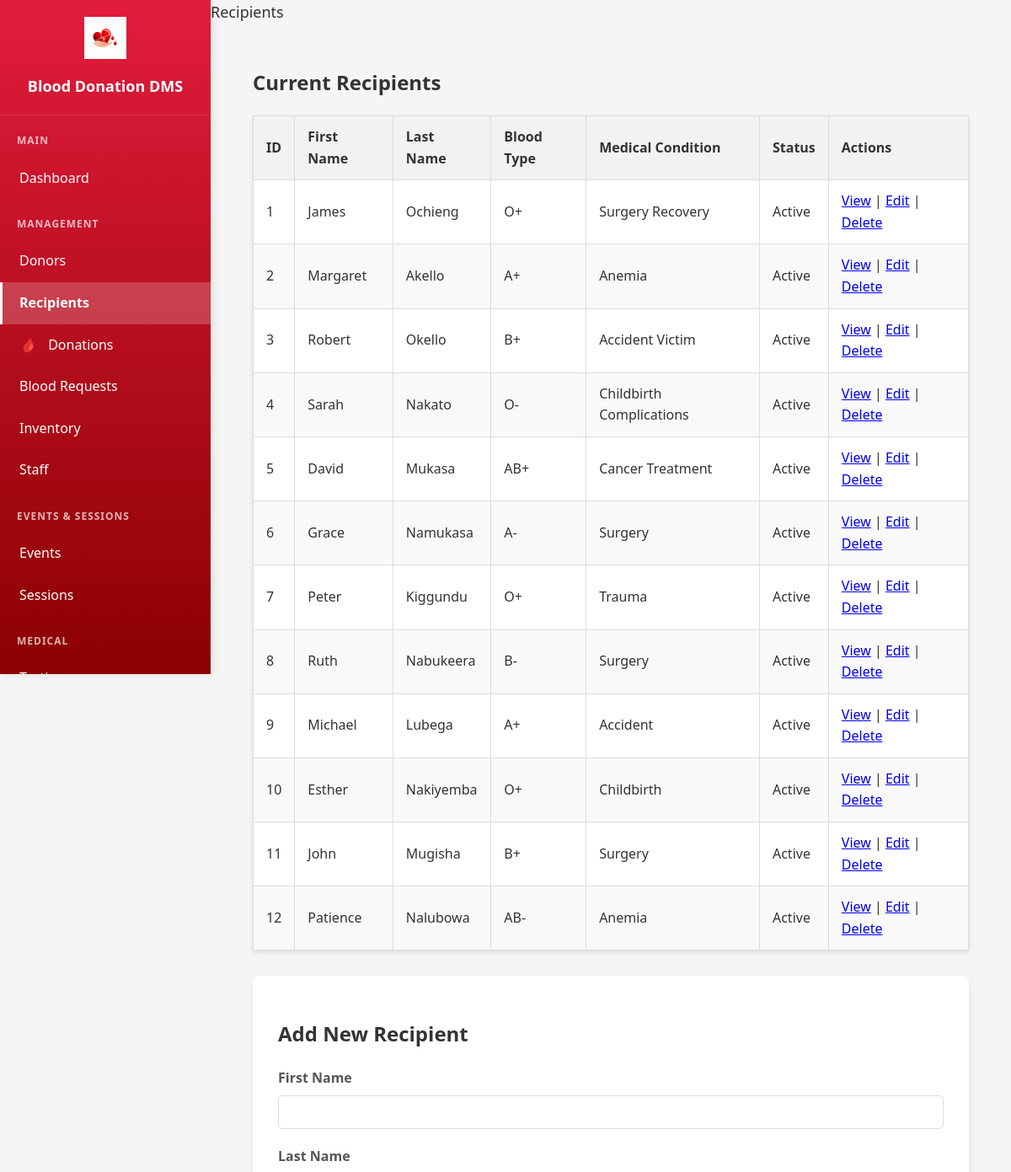
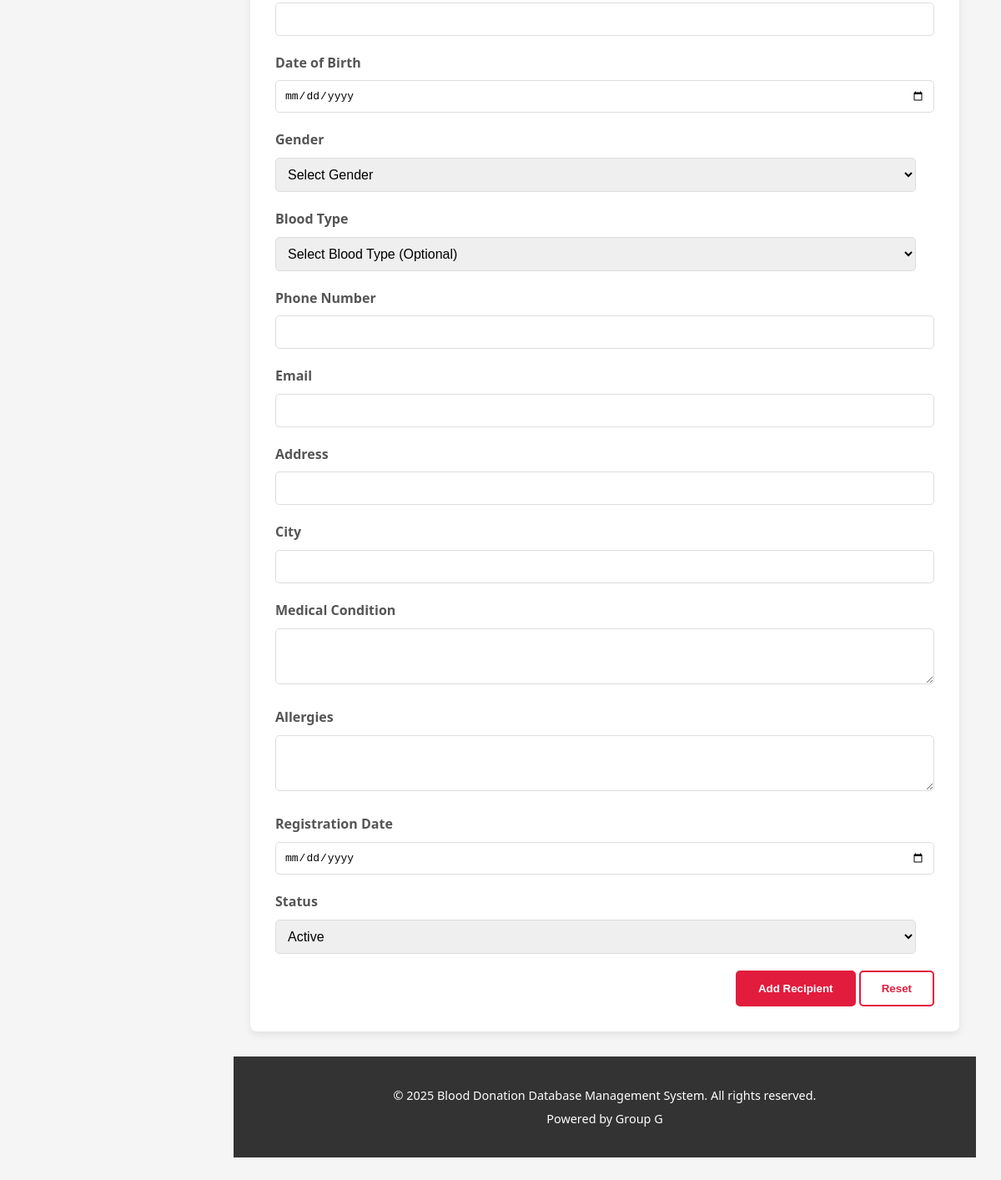
Page /recipients.php (signed in) on the committed database (2 pictures, top to bottom).
### tables this page shows
CREATE TABLE IF NOT EXISTS `recipient` (
  `recipient_id` int(10) unsigned NOT NULL AUTO_INCREMENT,
  `first_name` varchar(100) NOT NULL,
  `last_name` varchar(100) NOT NULL,
  `date_of_birth` date DEFAULT NULL,
  `gender` enum('Male','Female','Other') DEFAULT NULL,
  `blood_type` enum('O-','O+','A-','A+','B-','B+','AB-','AB+') NOT NULL,
  `phone_number` varchar(30) DEFAULT NULL,
  `email` varchar(255) DEFAULT NULL,
  `address` varchar(255) DEFAULT NULL,
  `city` varchar(100) DEFAULT NULL,
  `medical_condition` text,
  `allergies` text,
  `registration_date` date DEFAULT NULL,
  `status` enum('Active','Inactive') DEFAULT 'Active',
  PRIMARY KEY (`recipient_id`),
  UNIQUE KEY `uq_recipient_email` (`email`)
);

### recipients.php (the view, shortened to what this page needs)
<?php
require_once 'config.php';
$action = isset($_GET['action']) ? $_GET['action'] : 'list';
$editRecipient = null;
$sql = "SELECT recipient_id, first_name, last_name, blood_type, medical_condition, status FROM recipient";
$result = $conn->query($sql);
?>
<!DOCTYPE html>
<html lang="en">
<head>
    <link rel="stylesheet" href="style.css">
</head>
<body>
    <div class="dashboard-container">
        <div class="sidebar">
            <div class="sidebar-header">
                <img src="images/blood-drop-heart-logo.png" alt="Blood Donation Logo">
                <h2>Blood Donation DMS</h2>
            </div>
            <div class="sidebar-content">
                <nav class="sidebar-nav">
                    <div class="nav-section">
                        <div class="nav-section-title">Main</div>
                        <a href="index.php" class="nav-item">
                            Dashboard
                        </a>
                    </div>
                    <div class="nav-section">
                        <div class="nav-section-title">Management</div>
                        <a href="donors.php" class="nav-item">
                            Donors
                        </a>
                        <a href="recipients.php" class="nav-item active">
                            Recipients
                        </a>
                        <a href="donations.php" class="nav-item">
                            <i>🩸</i> Donations
                        </a>
                        <a href="requests.php" class="nav-item">
                            Blood Requests
                        </a>
                        <a href="inventory.php" class="nav-item">
                            Inventory
                        </a>
                        <a href="staff.php" class="nav-item">
                            Staff
                        </a>
                    </div>
                    <div class="nav-section">
                        <div class="nav-section-title">Events & Sessions</div>
                        <a href="events.php" class="nav-item">
                            Events
                        </a>
                        <a href="sessions.php" class="nav-item">
                            Sessions
                        </a>
                    </div>
                    <div class="nav-section">
                        <div class="nav-section-title">Medical</div>
                        <a href="testing.php" class="nav-item">
                            Testing
                        </a>
                    </div>
            </nav>
        </div>
        </div>
        <div class="main-content">
            <div class="top-bar">
                <div>
                    <span style="color: #333; font-size: 18px; font-weight: 500;">Recipients</span>
                </div>
        </div>
            <div class="content-area">
    <main class="container">
        <?php if ($action == 'view' && $editRecipient): ?>
            <section class="form-container">
                <h2>Recipient Information</h2>
                <div class="form-group"><strong>Recipient ID:</strong> <?php echo $editRecipient['recipient_id']; ?></div>
                <div class="form-group"><strong>First Name:</strong> <?php echo $editRecipient['first_name']; ?></div>
                <div class="form-group"><strong>Last Name:</strong> <?php echo $editRecipient['last_name']; ?></div>
                <div class="form-group"><strong>Date of Birth:</strong> <?php echo $editRecipient['date_of_birth']; ?></div>
                <div class="form-group"><strong>Gender:</strong> <?php echo $editRecipient['gender']; ?></div>
                <div class="form-group"><strong>Blood Type:</strong> <?php echo $editRecipient['blood_type'] ? $editRecipient['blood_type'] : 'Unknown'; ?></div>
                <div class="form-group"><strong>Phone Number:</strong> <?php echo $editRecipient['phone_number']; ?></div>
                <div class="form-group"><strong>Email:</strong> <?php echo $editRecipient['email']; ?></div>
                <div class="form-group"><strong>Address:</strong> <?php echo $editRecipient['address']; ?></div>
                <div class="form-group"><strong>City:</strong> <?php echo $editRecipient['city']; ?></div>
                <div class="form-group"><strong>Medical Condition:</strong> <?php echo $editRecipient['medical_condition']; ?></div>
                <div class="form-group"><strong>Allergies:</strong> <?php echo $editRecipient['allergies']; ?></div>
                <div class="form-group"><strong>Registration Date:</strong> <?php echo $editRecipient['registration_date']; ?></div>
                <div class="form-group"><strong>Status:</strong> <?php echo $editRecipient['status']; ?></div>
                <div class="form-actions">
                    <a href="recipients.php?action=edit&id=<?php echo $editRecipient['recipient_id']; ?>" class="btn btn-primary">Edit</a>
                    <a href="recipients.php" class="btn btn-secondary">Back to List</a>
                </div>
            </section>
        <?php else: ?>
        <section class="mb-30">
            <h2>Current Recipients</h2>
            <div class="data-table-container">
                <table class="data-table">
                    <thead>
                        <tr>
                            <th>ID</th>
                            <th>First Name</th>
                            <th>Last Name</th>
                            <th>Blood Type</th>
                            <th>Medical Condition</th>
                            <th>Status</th>
                            <th>Actions</th>
                        </tr>
                    </thead>
                    <tbody>
                        <?php
                        if ($result->num_rows > 0) {
                            while($row = $result->fetch_assoc()) {
                                echo "<tr>";
                                echo "<td>" . $row["recipient_id"] . "</td>";
                                echo "<td>" . $row["first_name"] . "</td>";
                                echo "<td>" . $row["last_name"] . "</td>";
                                echo "<td>" . ($row["blood_type"] ? $row["blood_type"] : "Unknown") . "</td>";
                                echo "<td>" . $row["medical_condition"] . "</td>";
                                echo "<td>" . $row["status"] . "</td>";
                                echo "<td>";
                                echo "<a href='recipients.php?action=view&id=" . $row["recipient_id"] . "'>View</a> | ";
                                echo "<a href='recipients.php?action=edit&id=" . $row["recipient_id"] . "'>Edit</a> | ";
                                echo "<a href='recipients.php?action=delete&id=" . $row["recipient_id"] . "' onclick='return confirm(\"Are you sure you want to delete this recipient?\")'>Delete</a>";
                                echo "</td>";
                                echo "</tr>";
                            }
                        } else {
                            echo "<tr><td colspan='7'>No recipients found</td></tr>";
                        }
                        ?>
                    </tbody>
                </table>
            </div>
        </section>
        <section class="form-container">
            <h2>Add New Recipient</h2>
            <form action="recipients.php" method="POST">
                <div class="form-group">
                    <label for="firstName">First Name</label>
                    <input type="text" id="firstName" name="firstName" required>
                </div>
                <div class="form-group">
                    <label for="lastName">Last Name</label>
                    <input type="text" id="lastName" name="lastName" required>
                </div>
                <div class="form-group">
                    <label for="dateOfBirth">Date of Birth</label>
                    <input type="date" id="dateOfBirth" name="dateOfBirth">
                </div>
                <div class="form-group">
                    <label for="gender">Gender</label>
                    <select id="gender" name="gender">
                        <option value="">Select Gender</option>
                    </select>
                </div>
                <div class="form-group">
                    <label for="bloodType">Blood Type</label>
                    <select id="bloodType" name="bloodType">
                        <option value="">Select Blood Type (Optional)</option>
                    </select>
                </div>
                <div class="form-group">
                    <label for="phoneNumber">Phone Number</label>
                    <input type="text" id="phoneNumber" name="phoneNumber">
                </div>
                <div class="form-group">
                    <label for="email">Email</label>
                    <input type="email" id="email" name="email">
                </div>
                <div class="form-group">
                    <label for="address">Address</label>
                    <input type="text" id="address" name="address">
                </div>
                <div class="form-group">
                    <label for="city">City</label>
                    <input type="text" id="city" name="city">
                </div>
                <div class="form-group">
                    <label for="medicalCondition">Medical Condition</label>
                    <textarea id="medicalCondition" name="medicalCondition" rows="3"></textarea>
                </div>
                <div class="form-group">
                    <label for="allergies">Allergies</label>
                    <textarea id="allergies" name="allergies" rows="3"></textarea>
                </div>
                <div class="form-group">
                    <label for="registrationDate">Registration Date</label>
                    <input type="date" id="registrationDate" name="registrationDate">
                </div>
                <div class="form-group">
                    <label for="status">Status</label>
                    <select id="status" name="status">
                        <option value="Active">Active</option>
                    </select>
                </div>
                <div class="form-actions">
                    <button type="submit" class="btn btn-primary">Add Recipient</button>
                    <button type="reset" class="btn btn-secondary">Reset</button>
                </div>
            </form>
        </section>
        <?php endif; ?>
    </main>
    <footer class="main-footer">
        <div class="container">
            <p>&copy; <?php echo date("Y"); ?> Blood Donation Database Management System. All rights reserved.</p>
            <p>Powered by Group G</p>
        </div>
    </footer>
            </div>
        </div>
    </div>
</body>
</html>

### style.css (style rules this page uses)
body { font-family: Arial, sans-serif; margin: 0; padding: 0; background-color: #f8f8f8; color: #333; line-height: 1.6; }
.container { max-width: 1200px; margin: 0 auto; padding: 0 20px; }
.btn { display: inline-block; padding: 12px 25px; border-radius: 5px; text-decoration: none; font-weight: bold; transition: background-color 0.3s ease, color 0.3s ease; }
.btn-primary { background-color: #E21C3D; color: #fff; border: 2px solid #E21C3D; }
.btn-secondary { background-color: #fff; color: #E21C3D; border: 2px solid #E21C3D; }
.main-footer { background-color: #333; color: #fff; padding: 30px 0; text-align: center; font-size: 0.9em; }
.main-footer p { margin: 5px 0; }
.data-table { width: 100%; border-collapse: collapse; margin-bottom: 30px; background-color: #fff; box-shadow: 0 2px 5px rgba(0,0,0,0.1); }
.data-table th, .data-table td { border: 1px solid #ddd; padding: 12px 15px; text-align: left; }
.data-table th { background-color: #f2f2f2; font-weight: bold; color: #333; }
.data-table tr:nth-child(even) { background-color: #f9f9f9; }
.form-container { background-color: #fff; padding: 30px; border-radius: 8px; box-shadow: 0 4px 10px rgba(0,0,0,0.08); margin-bottom: 30px; }
.form-group { margin-bottom: 20px; }
.form-group label { display: block; margin-bottom: 8px; font-weight: bold; color: #555; }
.form-group input[type="text"], .form-group input[type="date"], .form-group input[type="email"], .form-group input[type="password"], .form-group input[type="number"], .form-group select, .form-group textarea { width: calc(100% - 22px); padding: 10px; border: 1px solid #ddd; border-radius: 5px; font-size: 1em; }
.form-actions { text-align: right; }
.mb-30 { margin-bottom: 30px; }

### recipients.php (style rules this page uses)
body { margin: 0; padding: 0; font-family: 'Segoe UI', Tahoma, Geneva, Verdana, sans-serif; background: #f5f5f5; }
.dashboard-container { display: flex; min-height: 100vh; }
.sidebar { width: 250px; background: linear-gradient(180deg, #E21C3D 0%, #8B0000 100%); color: white; position: fixed; height: 100vh; display: flex; flex-direction: column; z-index: 1000; box-shadow: 2px 0 10px rgba(0,0,0,0.1); }
.sidebar-header { padding: 20px; text-align: center; border-bottom: 1px solid rgba(255,255,255,0.1); }
.sidebar-header img { width: 50px; height: 50px; margin-bottom: 10px; }
.sidebar-header h2 { margin: 0; font-size: 18px; font-weight: 600; }
.sidebar-content { flex: 1; overflow-y: auto; }
.sidebar-nav { flex: 1; padding: 20px 0; overflow-y: auto; }
.nav-section { margin-bottom: 20px; }
.nav-section-title { padding: 0 20px 10px 20px; font-size: 12px; font-weight: bold; text-transform: uppercase; color: rgba(255,255,255,0.7); letter-spacing: 1px; }
.nav-item { display: block; padding: 12px 20px; color: white; text-decoration: none; transition: all 0.3s ease; border-left: 3px solid transparent; }
.nav-item.active { background: rgba(255,255,255,0.2); border-left-color: #fff; font-weight: 600; }
.nav-item i { margin-right: 10px; font-size: 16px; }
.main-content { flex: 1; margin-left: 250px; background: #f5f5f5; min-height: 100vh; }
.content-area { padding: 30px; }

### rows in the picture
recipient: recipient_id "1", first_name "James", last_name "Ochieng", blood_type "O+", medical_condition "Surgery Recovery", status "Active"
recipient: recipient_id "2", first_name "Margaret", last_name "Akello", blood_type "A+", medical_condition "Anemia", status "Active"
recipient: recipient_id "3", first_name "Robert", last_name "Okello", blood_type "B+", medical_condition "Accident Victim", status "Active"
recipient: recipient_id "4", first_name "Sarah", last_name "Nakato", blood_type "O-", medical_condition "Childbirth Complications", status "Active"
recipient: recipient_id "5", first_name "David", last_name "Mukasa", blood_type "AB+", medical_condition "Cancer Treatment", status "Active"
recipient: recipient_id "6", first_name "Grace", last_name "Namukasa", blood_type "A-", medical_condition "Surgery", status "Active"
recipient: recipient_id "7", first_name "Peter", last_name "Kiggundu", blood_type "O+", medical_condition "Trauma", status "Active"
recipient: recipient_id "8", first_name "Ruth", last_name "Nabukeera", blood_type "B-", medical_condition "Surgery", status "Active"
recipient: recipient_id "9", first_name "Michael", last_name "Lubega", blood_type "A+", medical_condition "Accident", status "Active"
recipient: recipient_id "10", first_name "Esther", last_name "Nakiyemba", blood_type "O+", medical_condition "Childbirth", status "Active"
recipient: recipient_id "11", first_name "John", last_name "Mugisha", blood_type "B+", medical_condition "Surgery", status "Active"
recipient: recipient_id "12", first_name "Patience", last_name "Nalubowa", blood_type "AB-", medical_condition "Anemia", status "Active"
